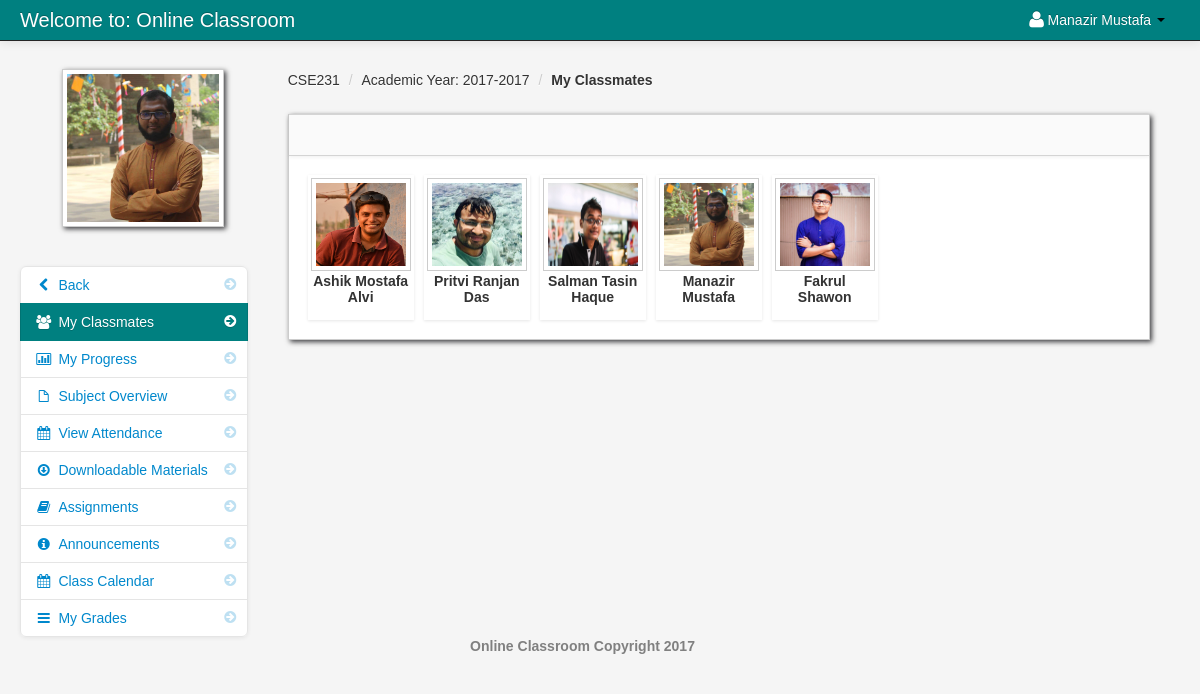
Page /my_classmates.php?id=21 (signed in) on the committed database.
### tables this page shows
CREATE TABLE `student` (
  `student_id` int(11) NOT NULL,
  `firstname` varchar(100) NOT NULL,
  `lastname` varchar(100) NOT NULL,
  `class_id` int(11) NOT NULL,
  `username` varchar(100) NOT NULL,
  `password` varchar(100) NOT NULL,
  `email` varchar(100) NOT NULL,
  `contact_number` int(12) NOT NULL,
  `location` varchar(100) NOT NULL,
  `status` varchar(100) NOT NULL
);

CREATE TABLE `teacher_class_student` (
  `teacher_class_student_id` int(11) NOT NULL,
  `teacher_class_id` int(11) NOT NULL,
  `student_id` int(11) NOT NULL,
  `teacher_id` int(11) NOT NULL,
  `Present` int(30) NOT NULL DEFAULT '0',
  `Absent` int(30) NOT NULL DEFAULT '0',
  `Late` int(30) NOT NULL DEFAULT '0',
  `Sick` int(30) NOT NULL DEFAULT '0'
);

CREATE TABLE `class` (
  `class_id` int(11) NOT NULL,
  `class_name` varchar(100) NOT NULL
);

CREATE TABLE `teacher_class` (
  `teacher_class_id` int(11) NOT NULL,
  `teacher_id` int(11) NOT NULL,
  `class_id` int(11) NOT NULL,
  `semester` varchar(100) NOT NULL,
  `thumbnails` varchar(100) NOT NULL,
  `school_year` varchar(100) NOT NULL,
  `class_title` varchar(100) NOT NULL,
  `description` longtext NOT NULL,
  `Credit` int(11) NOT NULL,
  `Pre_req` varchar(100) NOT NULL
);

### session.php (called while the page is built, shortened)
<?php
$session_id=$_SESSION['id'];
?>

### my_classmates.php (the view, shortened to what this page needs)
<?php include('header_dashboard.php'); ?>
<?php include('session.php'); ?>
<?php $get_id = $_GET['id']; ?>
    <body>
		<?php include('navbar_student.php'); ?>
        <div class="container-fluid">
            <div class="row-fluid">
				<?php include('my_classmates_link.php'); ?>
                <div class="span9" id="content">
                     <div class="row-fluid">
					<?php $query = mysql_query("select * from teacher_class_student
					LEFT JOIN teacher_class ON teacher_class.teacher_class_id = teacher_class_student.teacher_class_id
					JOIN class ON class.class_id = teacher_class.class_id
					where student_id = '$session_id'
					")or die(mysql_error());
					$row = mysql_fetch_array($query);
					?>
					     <ul class="breadcrumb">
							<li><a href="#"><?php echo $row['class_name']; ?></a> <span class="divider">/</span></li>
							<li><a href="#">Academic Year: <?php echo $row['school_year']; ?></a> <span class="divider">/</span></li>
							<li><a href="#"><b>My Classmates</b></a></li>
						</ul>
                        <div id="block_bg" class="block">
                            <div class="navbar navbar-inner block-header">
                            </div>
                            <div class="block-content collapse in">
                                <div class="span12">
									<ul	 id="da-thumbs" class="da-thumbs">
										<?php
											$my_student = mysql_query("SELECT * FROM teacher_class_student LEFT JOIN student ON student.student_id = teacher_class_student.student_id INNER JOIN class ON class.class_id = student.class_id where teacher_class_id = '$get_id' order by lastname ")or die(mysql_error());
											while($row = mysql_fetch_array($my_student)){
												$id = $row['teacher_class_student_id'];
										?>
											<li id="del<?php echo $id; ?>">
												<a  class="classmate_cursor" href="#">
														<img id="student_avatar_class" src ="admin/<?php echo $row['location'] ?>" width="124" height="140" class="img-polaroid">
												</a>
												<p class="class"><?php echo $row['firstname']; ?></p>
												<p class="subject"><?php echo $row['lastname'];?></p>
											</li>
									<?php } ?>
									</ul>
                                </div>
                            </div>
                        </div>
                    </div>
                </div>
            </div>
		<?php include('footer.php'); ?>
        </div>
		<?php include('script.php'); ?>
    </body>
</html>

### navbar_student.php (shortened to what this page needs)
<div class="navbar navbar-fixed-top navbar-inverse">
        <div class="navbar-inner">
            <div class="container-fluid">
                <a class="brand" href="dashboard_student.php">Welcome to: Online Classroom</a>
					<div class="nav-collapse collapse">
						<ul class="nav pull-right">
							<?php $query= mysql_query("select * from student where student_id = '$session_id'")or die(mysql_error());
									$row = mysql_fetch_array($query);
							?>
							<li class="dropdown">
								<a href="#" role="button" class="dropdown-toggle" data-toggle="dropdown"> <i class="icon-user icon-large"></i><?php echo $row['firstname']." ".$row['lastname'];  ?> <i class="caret"></i></a>
							</li>
						</ul>
					</div>
            </div>
        </div>
</div>

### my_classmates_link.php
<div class="span3" id="sidebar">
	<img id="avatar" src="admin/<?php echo $row['location']; ?>" class="img-polaroid">
		<ul class="nav nav-list bs-docs-sidenav nav-collapse collapse">
				<li class=""><a href="dashboard_student.php"><i class="icon-chevron-right"></i><i class="icon-chevron-left"></i>&nbsp;Back</a></li>
				<li class="active"><a href="#"><i class="icon-chevron-right"></i><i class="icon-group"></i>&nbsp;My Classmates</a></li>
				<li class=""><a href="progress.php<?php echo '?id='.$get_id; ?>"><i class="icon-chevron-right"></i><i class="icon-bar-chart"></i>&nbsp;My Progress</a></li>
				<li class=""><a href="subject_overview_student.php<?php echo '?id='.$get_id; ?>"><i class="icon-chevron-right"></i><i class="icon-file"></i>&nbsp;Subject Overview</a></li>
				<li class=""><a href="student_attendance.php<?php echo '?id='.$get_id; ?>"><i class="icon-chevron-right"></i><i class="icon-calendar"></i>&nbsp;View Attendance</a></li>
				<li class=""><a href="downloadable_student.php<?php echo '?id='.$get_id; ?>"><i class="icon-chevron-right"></i><i class="icon-download"></i>&nbsp;Downloadable Materials</a></li>
				<li class=""><a href="assignment_student.php<?php echo '?id='.$get_id; ?>"><i class="icon-chevron-right"></i><i class="icon-book"></i>&nbsp;Assignments</a></li>
				<li class=""><a href="announcements_student.php<?php echo '?id='.$get_id; ?>"><i class="icon-chevron-right"></i><i class="icon-info-sign"></i>&nbsp;Announcements</a></li>
				<li class=""><a href="class_calendar_student.php<?php echo '?id='.$get_id; ?>"><i class="icon-chevron-right"></i><i class="icon-calendar"></i>&nbsp;Class Calendar</a></li>
				<?php $my_student = mysql_query("SELECT * FROM teacher_class_student where teacher_class_id = '$get_id' and student_id = '$session_id' ")or die(mysql_error());
						while($row = mysql_fetch_array($my_student)){
							$id = $row['teacher_class_student_id'];
						}
				?>
				<li class=""><a href="student_marks.php<?php echo '?id='.$id; ?>"><i class="icon-chevron-right"></i><i class="icon-reorder"></i>&nbsp;My Grades</a></li>
		</ul>
</div>

### admin/assets/styles.css (style rules this page uses)
body { padding-top: 60px; padding-bottom: 40px; background-color: #f5f5f5; }
#content { margin-left:0px; }
.breadcrumb { margin: 0 0 0px; padding: 10px 0px; background-color: transparent; }
.block { background: url("../images/pixel-60fff.png") repeat scroll 0 0 rgba(0, 0, 0, 0) !important; border: 1px solid #ccc; background: white; margin: 1em 0em; border-top: none; -webkit-box-shadow: 2px 2px 5px rgba(0, 0, 6, 0.75); -moz-box-shadow: 2px 2px 5px rgba(0, 0, 6, 0.75); box-shadow: 2px 2px 5px rgba(0, 0, 6, 0.75); }
.block-content { margin: 1em; min-height: .25em; }
.block-header { margin-bottom: 0px; border-right: none; border-left: none; -webkit-border-radius: 0px; -moz-border-radius: 0px; border-radius: 0px; }
.bs-docs-sidenav { max-width: 228px; margin: 30px 0 0; padding: 0; background-color: #fff; -webkit-border-radius: 6px; -moz-border-radius: 6px; border-radius: 6px; -webkit-box-shadow: 0 1px 4px rgba(0,0,0,.065); -moz-box-shadow: 0 1px 4px rgba(0,0,0,.065); box-shadow: 0 1px 4px rgba(0,0,0,.065); }
.bs-docs-sidenav > li > a { display: block; width: 190px \9; margin: 0 0 -1px; padding: 8px 14px; border: 1px solid #e5e5e5; }
.bs-docs-sidenav > li:first-child > a { -webkit-border-radius: 6px 6px 0 0; -moz-border-radius: 6px 6px 0 0; border-radius: 6px 6px 0 0; }
.bs-docs-sidenav > li:last-child > a { -webkit-border-radius: 0 0 6px 6px; -moz-border-radius: 0 0 6px 6px; border-radius: 0 0 6px 6px; }
.bs-docs-sidenav > .active > a { position: relative; z-index: 2; padding: 9px 15px; border: 0; text-shadow: 0 1px 0 rgba(0,0,0,.15); -webkit-box-shadow: inset 1px 0 0 rgba(0,0,0,.1), inset -1px 0 0 rgba(0,0,0,.1); -moz-box-shadow: inset 1px 0 0 rgba(0,0,0,.1), inset -1px 0 0 rgba(0,0,0,.1); box-shadow: inset 1px 0 0 rgba(0,0,0,.1), inset -1px 0 0 rgba(0,0,0,.1); }
.bs-docs-sidenav .icon-chevron-right { float: right; margin-top: 2px; margin-right: -6px; opacity: .25; }
.bs-docs-sidenav .active .icon-chevron-right, .bs-docs-sidenav .active a:hover .icon-chevron-right { opacity: 1; }

### admin/assets/style.css (style rules this page uses)
.da-thumbs { float: left; list-style: none outside none; margin: 0; padding: 0; position: relative; }
.da-thumbs li { float: left; margin: 5px; padding: 3px; position: relative; box-shadow: 0 1px 3px rgba(0,0,0,0.1); }
.da-thumbs li a, .da-thumbs li a img { display: block; position: relative; }
.da-thumbs li a { overflow: hidden; }
.class { font-family: helvetica !important; font-weight: bold; text-align: center; }
.subject { font-family: helvetica !important; font-weight: bold; text-align: center; margin-top: -14px; }

### rows in the picture
student: firstname "Manazir", lastname "Mustafa", location (picture)
teacher_class_student: class.class_name "CSE231", teacher_class.school_year "2017-2017", student.location (picture), student.firstname "Manazir", student.lastname "Mustafa"
teacher_class_student: student.location (picture), student.firstname "Ashik Mostafa", student.lastname "Alvi"
teacher_class_student: student.location (picture), student.firstname "Pritvi Ranjan", student.lastname "Das"
teacher_class_student: student.location (picture), student.firstname "Salman Tasin", student.lastname "Haque"
teacher_class_student: student.location (picture), student.firstname "Fakrul", student.lastname "Shawon"
